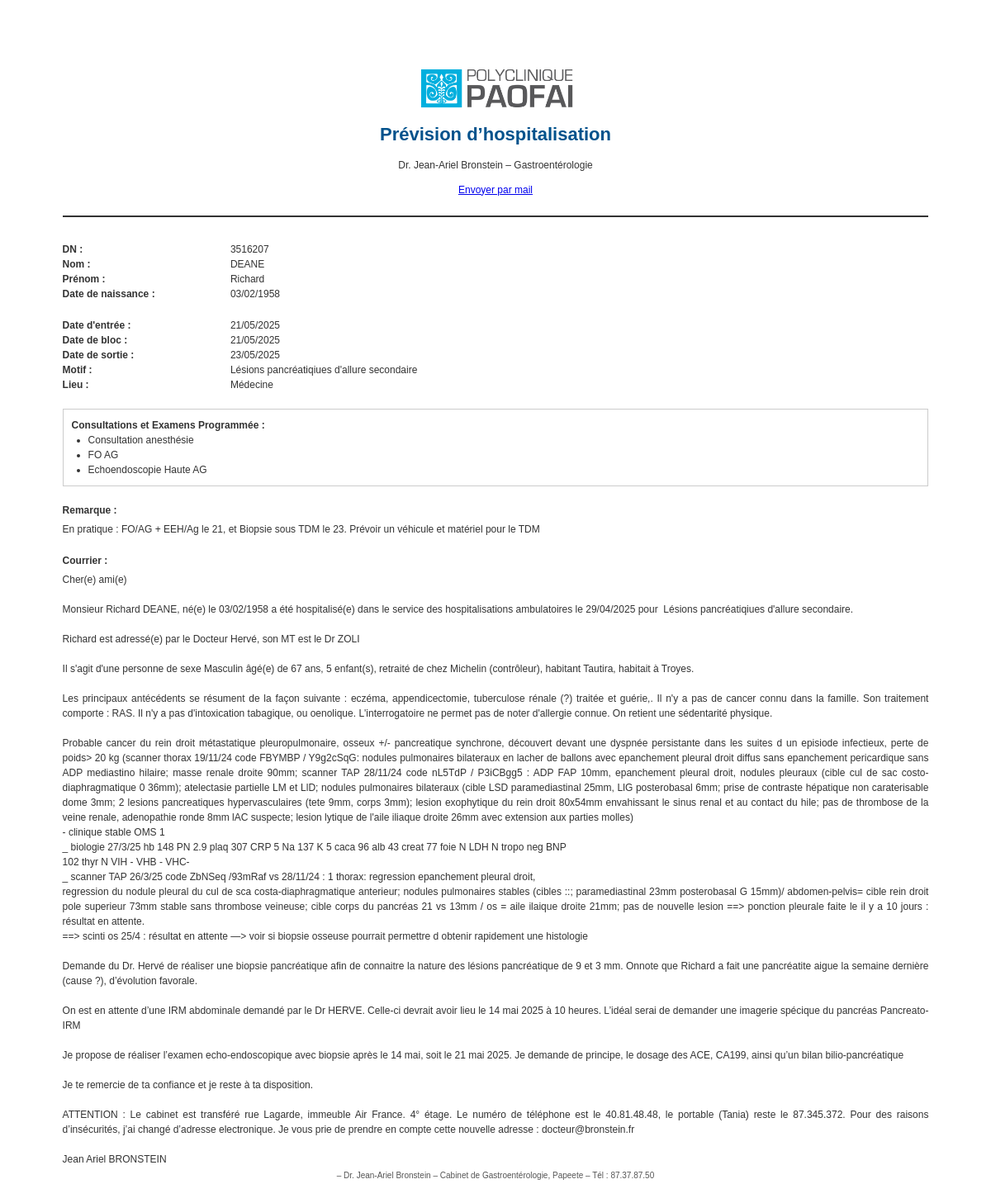
/facturation/previsions/1/ (signed in), run on the app's committed database.
### comptabilite/models.py (models this page shows, shortened)
class PrevisionHospitalisation(models.Model):
    dn = models.CharField(max_length=20)
    nom = models.CharField(max_length=100)
    prenom = models.CharField(max_length=100)
    date_naissance = models.DateField()
    date_entree = models.DateField(null=True, blank=True)
    date_bloc = models.DateField(null=True, blank=True)
    date_sortie = models.DateField(null=True, blank=True)
    date_sortie_theorique = models.DateField(null=True, blank=True)
    motif_hospitalisation = models.CharField(max_length=255)
    lieu_hospitalisation = models.CharField(max_length=50, choices=[
        ('Médecine', 'Médecine'),
        ('Bloc', 'Bloc'),
        ('Soins Intensifs', 'Soins Intensifs'),
    ])
    cs_anesthesie = models.BooleanField(default=False, verbose_name="Consultation anesthésie")
    fo_ag = models.BooleanField(default=False, verbose_name="FOGD / AG")
    colo_ag = models.BooleanField(default=False, verbose_name="Coloscopie / AG")
    fo_al = models.BooleanField(default=False, verbose_name="FOGD sans AG")
    colo_al = models.BooleanField(default=False, verbose_name="Coloscopie sans AG")
    eeh_ag = models.BooleanField(default=False, verbose_name="Echo-Endoscopie Haute / AG")
    eeb_al = models.BooleanField(default=False, verbose_name="Echo-Endoscopie basse sans AG")
    cs_cardiologie = models.BooleanField(default=False, verbose_name="Consultation cardiologie")
    cs_pneumologie = models.BooleanField(default=False, verbose_name="Consultation pneumologie")
    cs_dermatologie = models.BooleanField(default=False, verbose_name="Consultation dermatologie")
    courrier = models.TextField(blank=True)
    remarque = models.CharField(max_length=255, blank=True)
    @property
    def date_sortie_theorique(self):
        return self.date_sortie or self.date_entree + timezone.timedelta(days=1)

### comptabilite/views.py (the view)
# urls.py: path('previsions/<int:pk>/', prevision_detail, name='prevision_detail'),
@login_required
def prevision_detail(request, pk):
    prevision = get_object_or_404(PrevisionHospitalisation, pk=pk)
    return render(request, 'comptabilite/prevision_detail.html', {'prevision': prevision})

### myproject/context_processors.py (called while the page is built)
def app_version(request):
    return {'APP_VERSION': _get_version()}

### comptabilite/templates/comptabilite/prevision_detail.html (shortened to what this page needs)
{% load static %}
<!DOCTYPE html>
<html lang="fr">
<head>
</head>
<body>
    <div class="header">
        <img src="{% static 'images/logo.png' %}" alt="Logo">
        <h1>Prévision d’hospitalisation</h1>
        <p>Dr. Jean-Ariel Bronstein – Gastroentérologie</p>
        <p><a href="{% url 'prevision_send_email' prevision.pk %}" class="btn btn-outline-primary">Envoyer par mail</a></p>
    </div>
    <div class="section">
        <div><span class="label">DN :</span> {{ prevision.dn }}</div>
        <div><span class="label">Nom :</span> {{ prevision.nom }}</div>
        <div><span class="label">Prénom :</span> {{ prevision.prenom }}</div>
        <div><span class="label">Date de naissance :</span> {{ prevision.date_naissance|date:"d/m/Y" }}</div>
    </div>
    <div class="section">
        <div><span class="label">Date d'entrée :</span> {{ prevision.date_entree|date:"d/m/Y" }}</div>
        <div><span class="label">Date de bloc :</span> {{ prevision.date_bloc|date:"d/m/Y" }}</div>
        <div><span class="label">Date de sortie :</span> {{ prevision.date_sortie|date:"d/m/Y" }}</div>
        <div><span class="label">Motif :</span> {{ prevision.motif_hospitalisation }}</div>
        <div><span class="label">Lieu :</span> {{ prevision.lieu_hospitalisation }}</div>
    </div>
    <div class="section block">
        <strong>Consultations et Examens Programmée :</strong>
        <ul>
          {% if prevision.cs_anesthesie %}<li>Consultation anesthésie</li>{% endif %}
          {% if prevision.fo_ag %}<li>FO AG</li>{% endif %}
          {% if prevision.eeh_ag %}<li>Echoendoscopie Haute AG</li>{% endif %}
        </ul>
    </div>
    <div class="section">
    <div><span class="label">Remarque :</span></div>
    <div class="justifie">{{ prevision.remarque|linebreaksbr }}</div>
    </div>
    <div class="section">
    <div><span class="label">Courrier :</span></div>
    <div class="justifie">{{ prevision.courrier|linebreaksbr }}</div>
    </div>
    <div class="footer">
        {{ now|date:"d/m/Y" }} – Dr. Jean-Ariel Bronstein – Cabinet de Gastroentérologie, Papeete – Tél : 87.37.87.50
    </div>
</body>
</html>

### comptabilite/templates/comptabilite/prevision_detail.html (style rules this page uses)
.header { text-align: center; border-bottom: 2px solid #333; margin-bottom: 30px; padding-bottom: 10px; }
.header img { height: 60px; }
.header h1 { font-size: 22px; margin: 5px 0; color: #00528C; }
.section { margin-bottom: 20px; }
.label { font-weight: bold; width: 200px; display: inline-block; }
.block { margin-top: 10px; padding: 10px; border: 1px solid #ccc; }
ul { margin: 0; padding-left: 20px; }
body { font-family: 'Helvetica', sans-serif; font-size: 12px; line-height: 1.5; color: #333; margin: 2cm; }
.footer { position: fixed; bottom: 1.5cm; left: 0; right: 0; text-align: center; font-size: 10px; color: #555; }
.justifie { text-align: justify; white-space: pre-wrap; margin-top: 5px; }

### data on the page
PrevisionHospitalisation: dn "3516207", nom "DEANE", prenom "Richard", date_naissance "03/02/1958", date_entree "21/05/2025", date_bloc "21/05/2025", date_sortie "23/05/2025", motif_hospitalisation "Lésions pancréatiqiues d'allure secondaire", lieu_hospitalisation "Médecine", remarque "En pratique : FO/AG + EEH/Ag le 21, et Biopsie sous TDM le 23. Prévoir un véhicule et matériel pour le TDM", courrier "Cher(e) ami(e) Monsieur Richard DEANE, né(e) le 03/02/1958 a été hospitalisé(e) dans le service des hospitalisations ambulatoires le 29/04/2025 pour Lésions pancréatiqiues d'allure secondaire. Richard est adressé(e) par le Docteur Hervé, son MT est le Dr ZOLI Il s'agit d'une personne de sexe Masculin âgé(e) de 67 ans, 5 enfant(s), retraité de chez Michelin (contrôleur), habitant Tautira, habitait à Troyes. Les principaux antécédents se résument de la façon suivante : eczéma, appendicectomie, tuberculose rénale (?) traitée et guérie,. Il n'y a pas de cancer connu dans la famille. Son traitement comporte : RAS. Il n'y a pas d'intoxication tabagique, ou oenolique. L'interrogatoire ne permet…"
